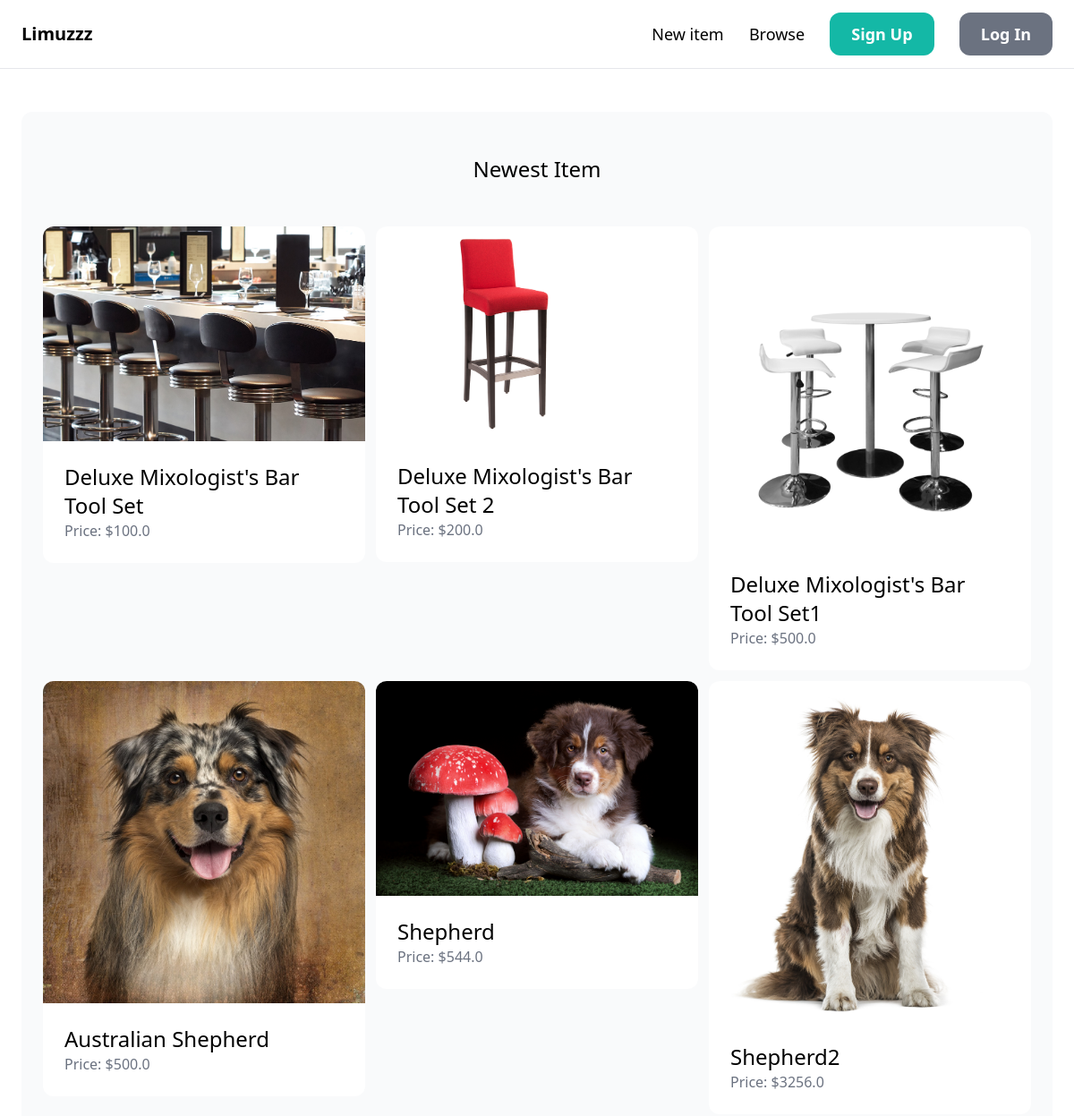
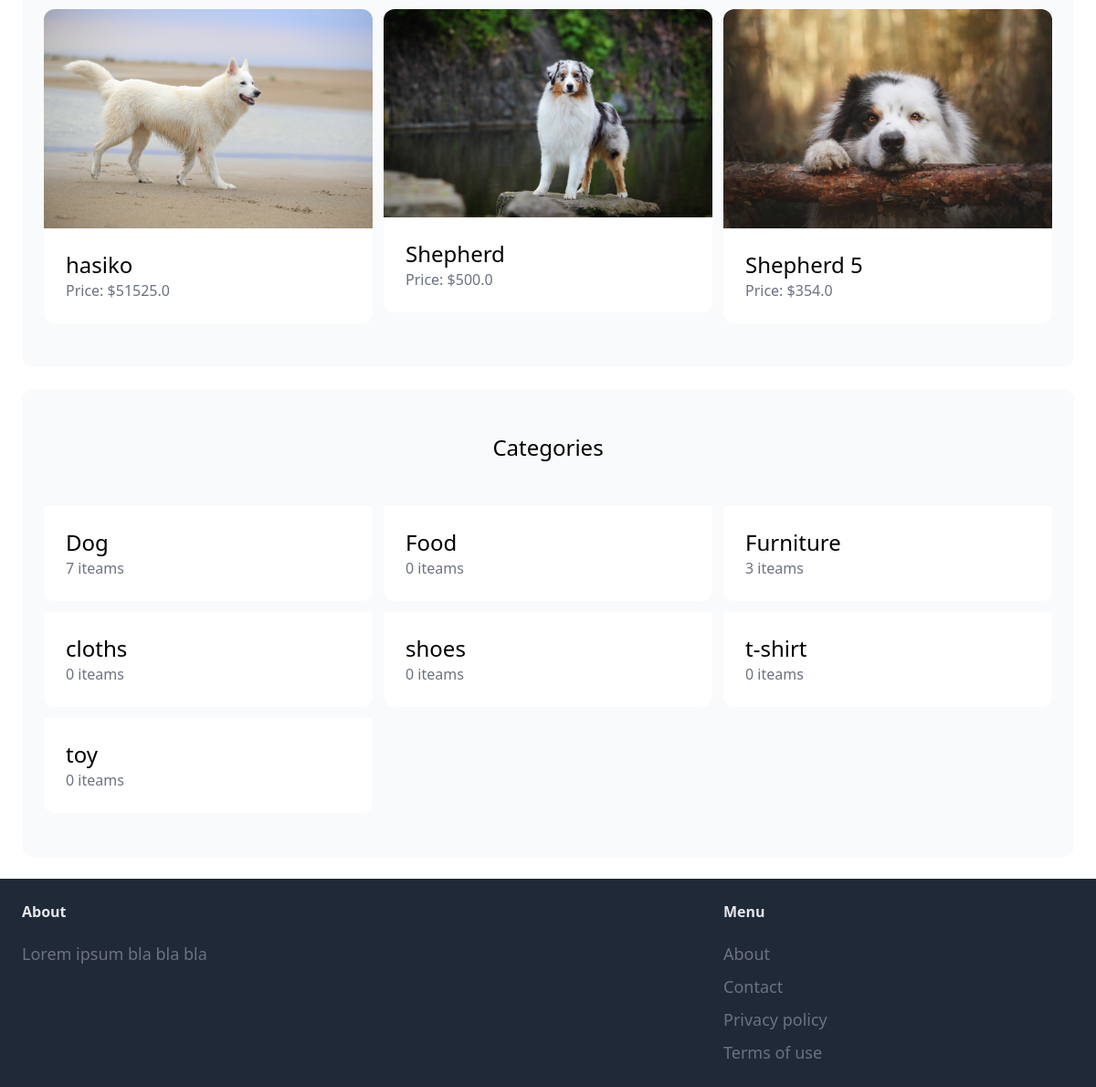
The page / on the database its author committed (2 pictures, top to bottom).
### item/models.py (models this page shows, shortened)
class Item(models.Model):
    category= models.ForeignKey(Category, related_name='items', on_delete=models.CASCADE)
    name = models.CharField(max_length=255)
    description = models.TextField(blank=True, null=True)
    price = models.FloatField()
    image = models.ImageField(upload_to='item_images', blank=True, null=True)
    is_sold = models.BooleanField(default=False)
    created_by = models.ForeignKey(User, related_name='iteams', on_delete=models.CASCADE)
    created_at = models.DateTimeField(auto_now=True)

class Category(models.Model):
    name = models.CharField(max_length=225)
    class Meta:
        ordering=('name',)
        verbose_name_plural="Categories"

### core/views.py (the view)
# urls.py: path('', views.index, name='index'),
def index(request):
    items = Item.objects.filter(is_sold=False)[0:9]
    categories = Category.objects.all()
    return render(request,'core/index.html', {
        'categories': categories,
        "items": items,
    })

### core/templates/core/index.html (shortened to what this page needs)
{% extends "core/base.html" %}
{% block content %}
    <div class="mt-6 px-6 py-12 bg-gray-50 rounded-xl">
        <h2 class="mb-12 text-2xl text-center">Newest Item</h2>
        <div class="grid grid-cols-3 gap-3">
            {%  for item in items %}
            <div>
                <a href="{% url 'item:detail' item.id %}">
                    <div>
                        {% if item.image %}
                            <img src="{{ item.image.url }}" class="rounded-t-xl">
                        {% else %}
                            <p>No image available</p>
                        {% endif %}
                    </div>
                    <div class="p-6 bg-white rounded-b-xl">
                        <h2 class="text-2xl">{{item.name}}</h2>
                        <p class="text-gray-500">Price: ${{item.price}} </p>
                    </div>
                </a>
            </div>
            {% endfor %}
        </div>
    </div>
    <div class="mt-6 px-6 py-12 bg-gray-50 rounded-xl">
        <h2 class="mb-12 text-2xl text-center">Categories</h2>
        <div class="grid grid-cols-3 gap-3">
            {%  for category in categories %}
            <div>
                <a href="{% url 'item:items_by_category' category.id}">
                    <div class="p-6 bg-white rounded-b-xl">
                        <h2 class="text-2xl"><a href="{% url 'item:items' %}?query={{ query }}&category={{ category.id}}">{{ category.name }}</a></h2>
                        <p class="text-gray-500">{{ category.items.count }} iteams </p>
                    </div>
                </a>
            </div>
            {% endfor %}
        </div>
    </div>
{% endblock %}

### core/templates/core/base.html (shortened to what this page needs)
<!DOCTYPE html>
<html lang="en">
<head>
    <script src="https://cdn.tailwindcss.com"></script>
</head>
<body>
    <div class="py-6 px-6 flex justify-between items-center border-b border-gray-200">
        <a href="/" class="text-xl font-semibold">Limuzzz</a>
        <div class="space-x-6">
            <a href="{% url 'item:new' %}" class="text-lg font-semibolt hover:text-gray-500">New item</a>
            <a href="{% url 'item:items' %}" class="text-lg font-semibolt hover:text-gray-500">Browse</a>
            {% if request.user.is_authenticated %}
                <a href="{% url 'conversation:inbox' %}" class="px-6 py-3 text-lg font-semibold bg-teal-500 text-white rounded-xl hover:bg-teal-700">Inbox</a>
                <a href="{% url 'dashboard:index' %}" class="px-6 py-3 text-lg font-semibold bg-gray-500 text-white rounded-xl hover:bg-teal-700"> Dashboard </a>
            {% else %}
                <a href="{% url 'core:signup' %}" class="px-6 py-3 text-lg font-semibold bg-teal-500 text-white rounded-xl hover:bg-teal-700">Sign Up</a>
                <a href="{% url 'core:login' %}" class="px-6 py-3 text-lg font-semibold bg-gray-500 text-white rounded-xl hover:bg-teal-700">Log In</a>
            {% endif %}
            </div>
    </div>
    <div class="px-6 py-6">
        {% block content %}
        {% endblock%}
    </div>
    <footer class="py-6 px-6 flex justify-between bg-gray-800">
        <div class="w-2/3 pr-10">
            <h3 class="mb-5 font-semibold text-gray-200">About</h3>
            <p class="text-lg text-gray-500">Lorem ipsum bla bla bla</p>
        </div>
        <div class="w-1/3">
            <h3 class="mb-5 font-semibold text-gray-200">Menu</h3>
            <ul class="space-y-2">
                <li><a href="#" class="text-lg text-gray-500 hover:text-teal-700">About</a></li>
                <li><a href="{% url 'core:contact' %}" class="text-lg text-gray-500 hover:text-teal-700">Contact</a></li>
                <li><a href="#" class="text-lg text-gray-500 hover:text-teal-700">Privacy policy</a></li>
                <li><a href="#" class="text-lg text-gray-500 hover:text-teal-700">Terms of use</a></li>
            </ul>
        </div>
    </footer>
</body>
</html>

### rows shown on the page
Item: image (picture), name "Deluxe Mixologist's Bar Tool Set", price "100.0"
Item: image (picture), name "Deluxe Mixologist's Bar Tool Set 2", price "200.0"
Item: image (picture), name "Deluxe Mixologist's Bar Tool Set1", price "500.0"
Item: image (picture), name "Australian Shepherd", price "500.0"
Item: image (picture), name "Shepherd", price "544.0"
Item: image (picture), name "Shepherd2", price "3256.0"
Item: image (picture), name "hasiko", price "51525.0"
Item: image (picture), name "Shepherd", price "500.0"
Item: image (picture), name "Shepherd 5", price "354.0"
Category: name "Dog", items.count "7"
Category: name "Food", items.count "0"
Category: name "Furniture", items.count "3"
Category: name "cloths", items.count "0"
Category: name "shoes", items.count "0"
Category: name "t-shirt", items.count "0"
Category: name "toy", items.count "0"
